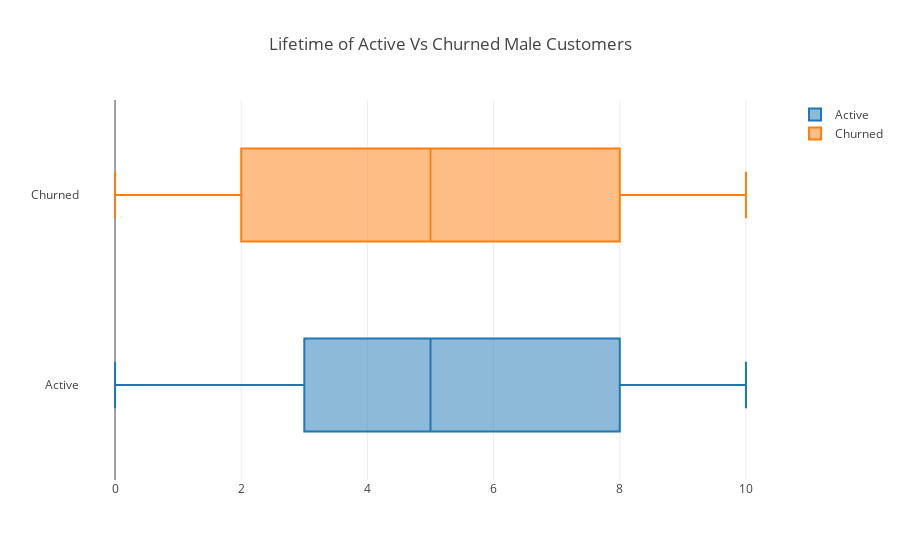

This figure's notebook cell:
### Markdown cell above
**1.6 Male Tenure stats (Active vs Churned)**

### Code cell
enable_plotly_in_cell()
group_1=go.Box(x=active_male_users['Tenure'], name="Active")
group_2 = go.Box(
    x=churned_male_users['Tenure'],
    name="Churned")

info = [group_1, group_2]
title = "Lifetime of Active Vs Churned Male Customers"
iplot({
            "data": info, 
            "layout": {
                "title": title
            }
       })

### Figure 1 — Plotly figure (JSON) as saved in the notebook; plotly's stock layout.template omitted (floating-point values rounded to 4 significant figures; data arrays with more than 128 entries replaced by an {"elided": "..."} marker saying what was removed)
{"data": [{"x": {"elided": "4559 int values"}, "type": "box", "name": "Active", "uid": "1f67d6f7-5b20-4a18-b9de-26a82396565f"}, {"x": {"elided": "898 int values"}, "type": "box", "name": "Churned", "uid": "52d1a83f-44b5-41f7-992b-9abe2458c96d"}], "layout": {"title": {"text": "Lifetime of Active Vs Churned Male Customers"}}}
